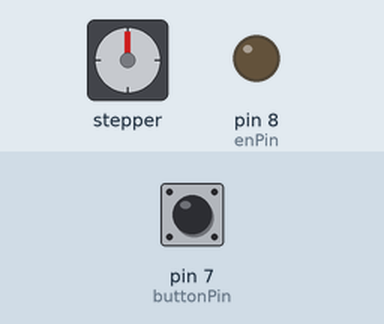
A program run on a simulated Arduino Nano, built with avr-gcc and run on an emulated ATmega328P. Parts: stepper motor, output pins drawn as LEDs (lit = HIGH). Inputs (shaded band) come from the test bench; at power-on: pin 7 (buttonPin) HIGH. Stepper angles assume 200 steps per turn.

Above: at 1.2 s.
1.3 s: pin 7 (buttonPin) pulled LOW for 0.15 s
At 2.7 s:
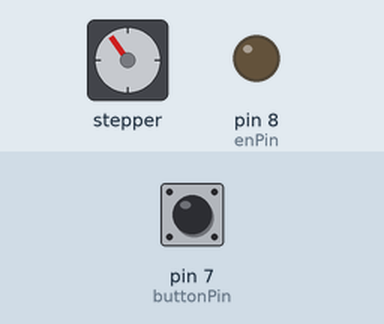
At 9.49 s:
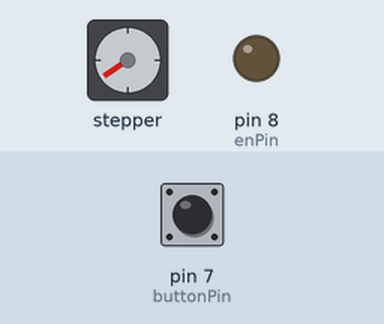
10.4 s: pin 7 (buttonPin) pulled LOW for 1 s
At 11.0 s:
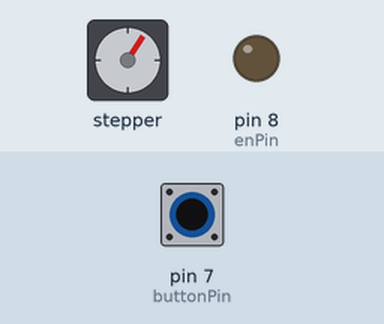
Timing chart, 0 to 20.2 s (numbered marks = the images above; inputs shaded):
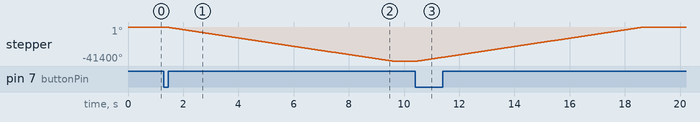

The program:

main.cpp
```cpp
#include <AccelStepper.h>

const int stepPin = 5;
const int dirPin = 2;
const int enPin = 8;
const int buttonPin = 7;

AccelStepper stepper(1, stepPin, dirPin);

int buttonState = HIGH;
int lastButtonState = HIGH;
bool moveClockwise = true;

void setup() {
  pinMode(enPin, OUTPUT);
  digitalWrite(enPin, LOW);

  pinMode(buttonPin, INPUT_PULLUP);

  stepper.setMaxSpeed(40000);
  stepper.setAcceleration(80000);
}

void loop() {
  buttonState = digitalRead(buttonPin);

  if (buttonState == LOW && lastButtonState == HIGH) {
    if (moveClockwise) {
      stepper.move(-23000);
    } else {
      stepper.move(23000);
    }
    stepper.runToPosition();
    moveClockwise = !moveClockwise;  // Toggle the direction flag
  }

  lastButtonState = buttonState;

  delay(100);  // Small delay for button debouncing
}
```

Measured:
- after the input at 1.3 s, stepper: turns 41400° counter-clockwise in 8.3 s, starting at once
- after the input at 10.4 s, stepper: turns 41400° clockwise in 8.2 s, starting after 0.09 s
